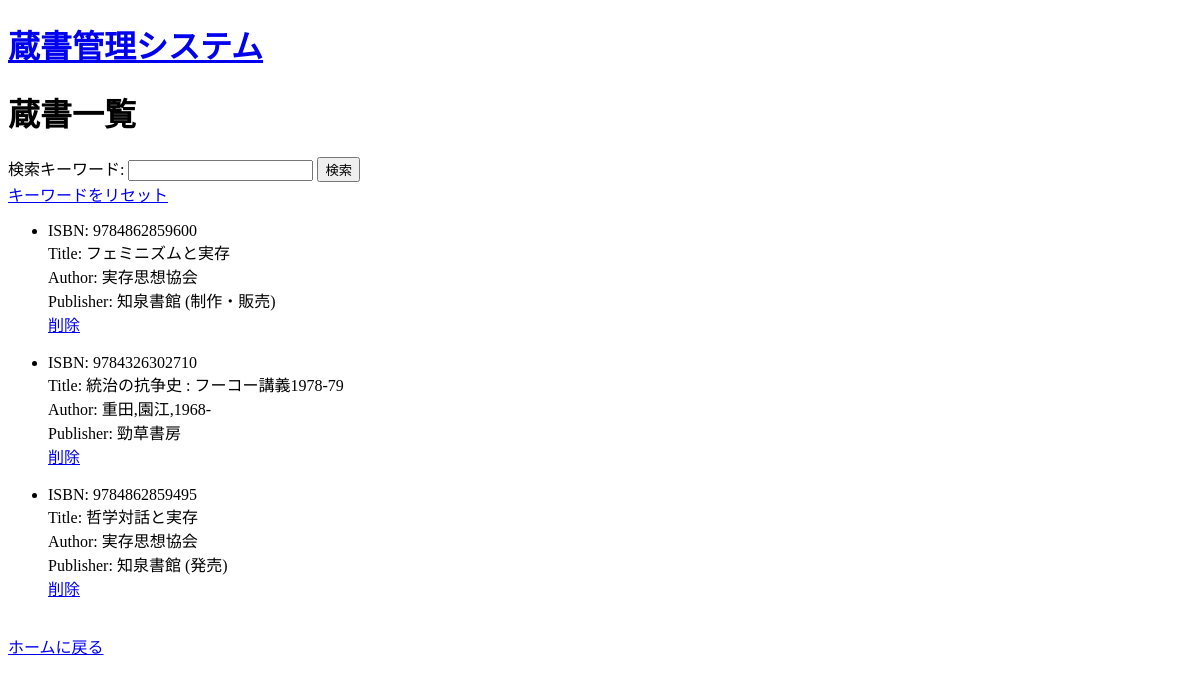
/books/books/, run on an earlier commit of the app's database.
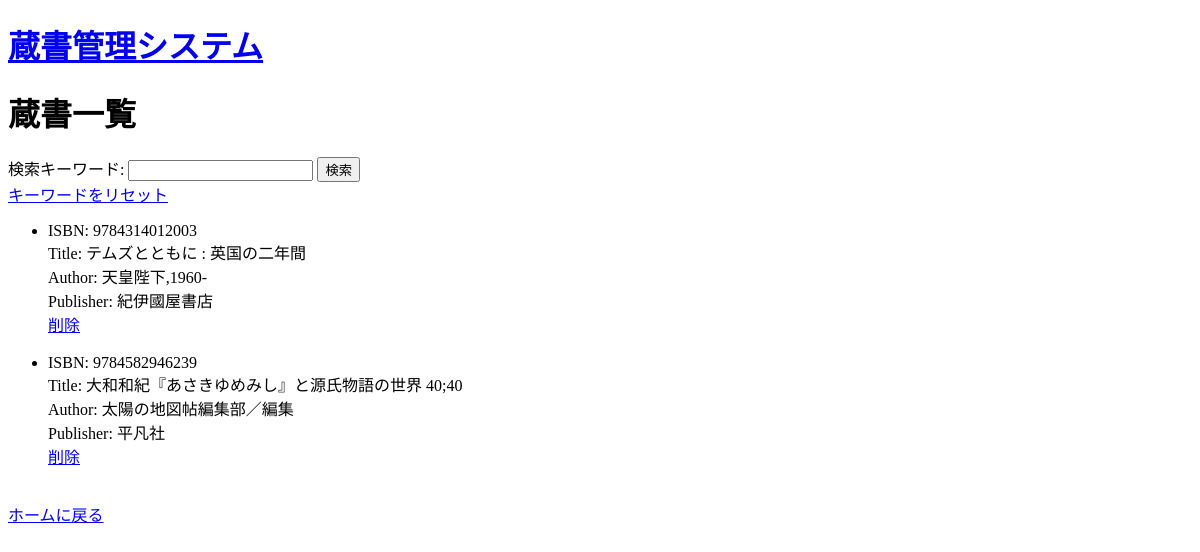
And on a later commit of the database.
### bookmanager/models.py (models this page shows, shortened)
class Book(models.Model):
    isbn = models.CharField(max_length=20, unique=True)
    title = models.CharField(max_length=200)
    author = models.CharField(max_length=100)
    publisher = models.CharField(max_length=100)

### bookmanager/views.py (the view)
# urls.py: path('books/', views.book_list, name='book_list'),
def book_list(request):
    keyword = request.GET.get('keyword')
    if keyword:
        books = Book.objects.filter(title__icontains=keyword) | Book.objects.filter(author__icontains=keyword)
    else:
        books = Book.objects.all()
    return render(request, 'book_list.html', {'books': books})

### bookmanager/templates/book_list.html (shortened to what this page needs)
<!DOCTYPE html>
<html>
<head>
</head>
<body>
    <h1><a href= "{% url 'index'%}">蔵書管理システム</a></h1>
    <h1>蔵書一覧</h1>
    <form method="get">
        <label for="keyword">検索キーワード:</label>
        <input type="text" id="keyword" name="keyword">
        <button type="submit">検索</button>
      </form>
    <a href="{% url 'book_list' %}">キーワードをリセット</a>
    <ul>
        {% for book in books %}
        <li>
            ISBN: {{book.isbn}}<br>
            Title: {{ book.title }}<br>
            Author: {{ book.author }}<br>
            Publisher: {{ book.publisher }}<br>
            <a href="{% url 'delete_book' book.id %}">削除</a><br><br>
        </li>
        {% endfor %}
    </ul>
    <a href= "{% url 'index'%}">ホームに戻る</a>
</body>
</html>

What changed in the data, as far as the page shows it:
removed Book: isbn "9784862859600", title "フェミニズムと実存", author "実存思想協会", publisher "知泉書館 (制作・販売)"
removed Book: isbn "9784326302710", title "統治の抗争史 : フーコー講義1978-79", author "重田,園江,1968-", publisher "勁草書房"
removed Book: isbn "9784862859495", title "哲学対話と実存", author "実存思想協会", publisher "知泉書館 (発売)"
added Book: isbn "9784314012003", title "テムズとともに : 英国の二年間", author "天皇陛下,1960-", publisher "紀伊國屋書店"
added Book: isbn "9784582946239", title "大和和紀『あさきゆめみし』と源氏物語の世界 40;40", author "太陽の地図帖編集部／編集", publisher "平凡社"
